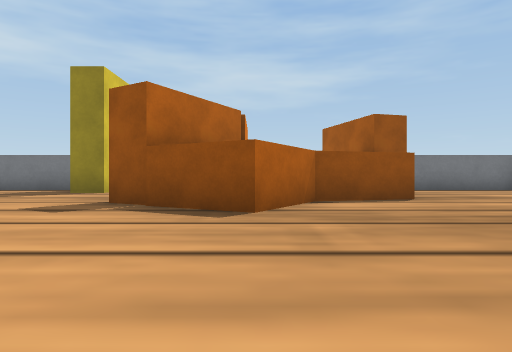
[1] (above)

19 first-person views from a walk through a Webots world. The camera is 0.04 m above the floor, looks level and sees 75° across. The floor is counted in squares, 0.1 m on a side. Each view is taken from the middle of a square. On the plan, view 1 faces up. The plan holds only what a view shows up to about 9 squares ahead; the rest is blank. Robots are left out. Webots' stock objects and surfaces are drawn as simple stand-ins.

[2]
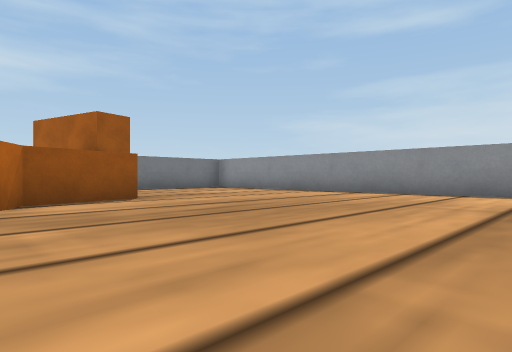

[3]
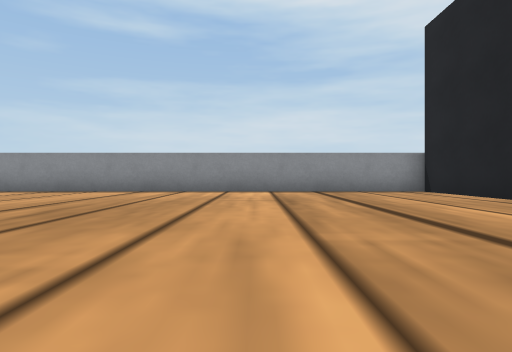

[4]
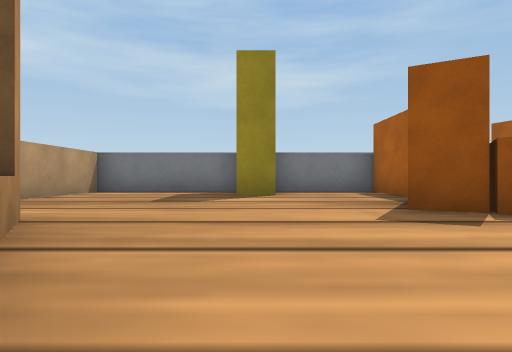

[5]
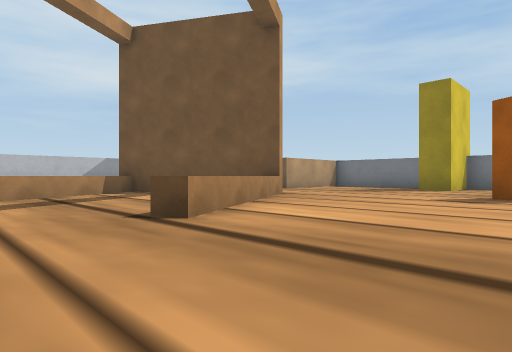

[6]
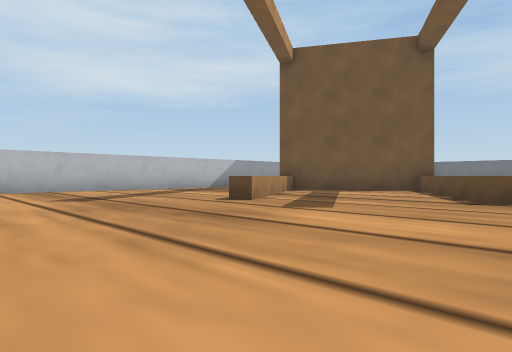

[7]
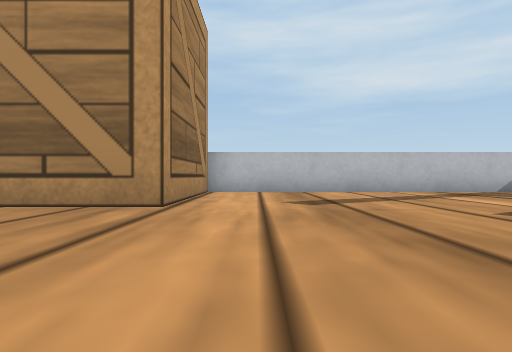

[8]
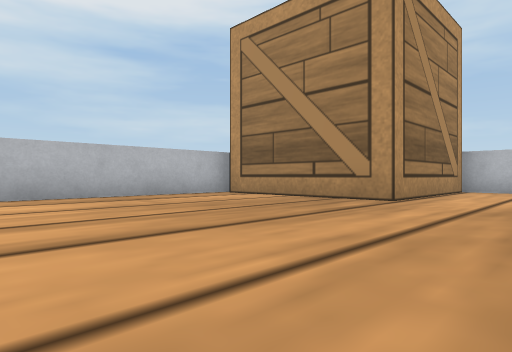

[9]
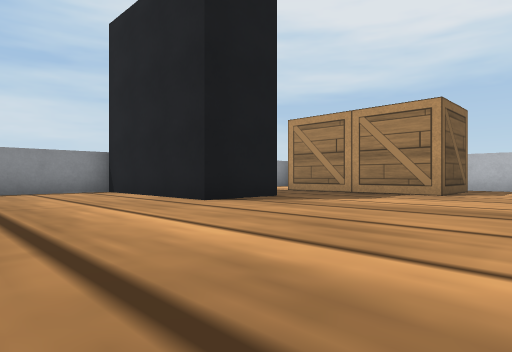

[10]
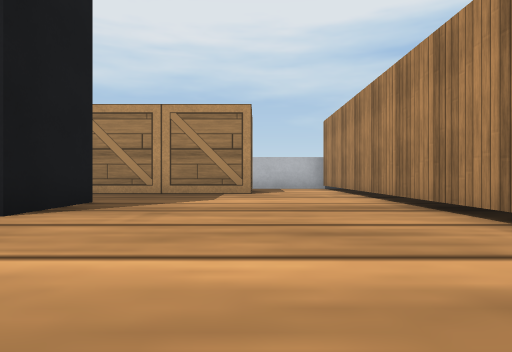

[11]
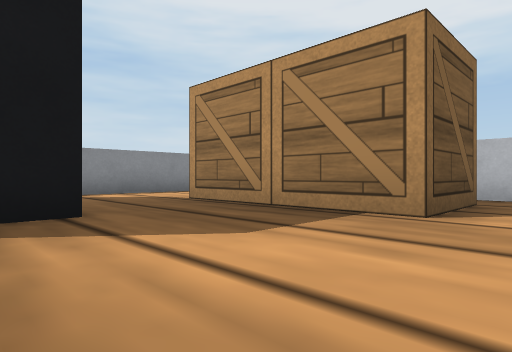

[12]
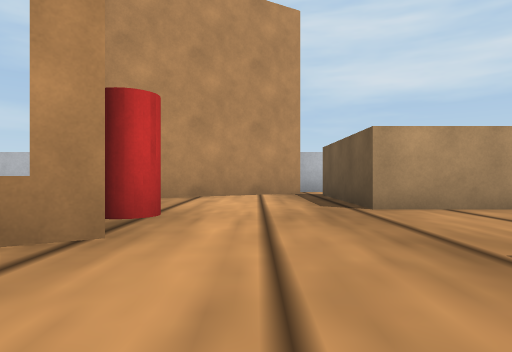

[13]
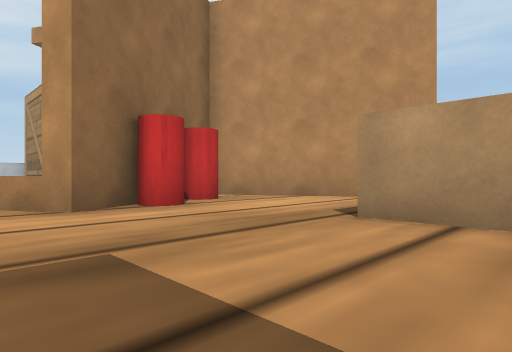

[14]
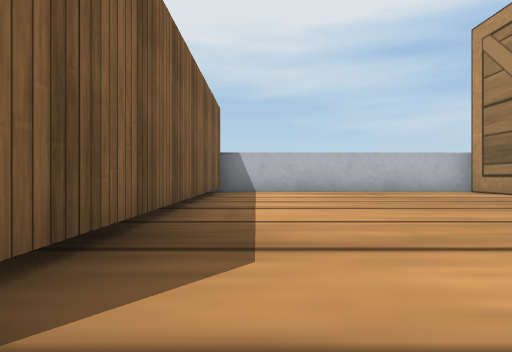

[15]
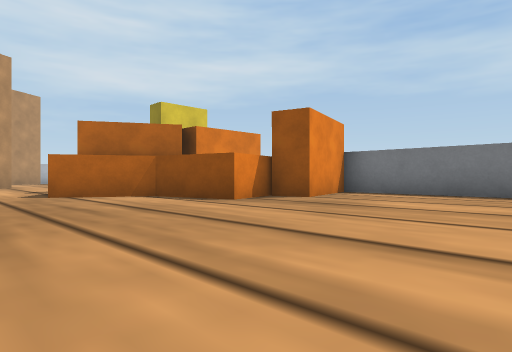

[16]
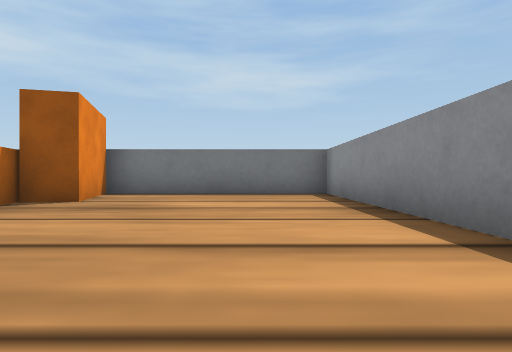

[17]
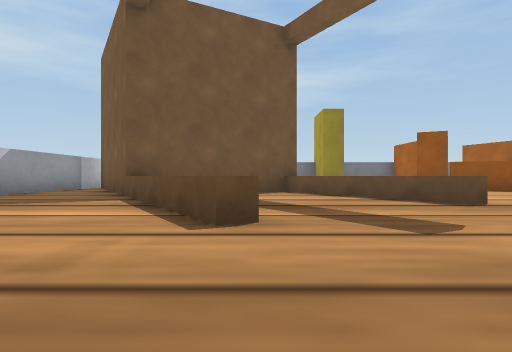

[18]
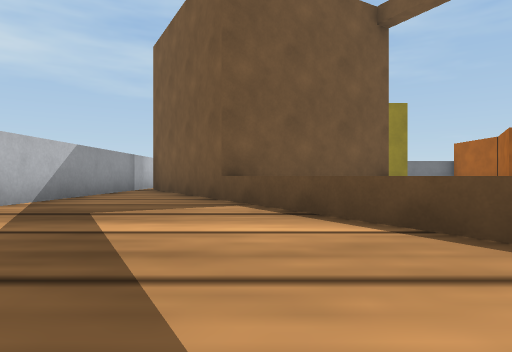

[19]
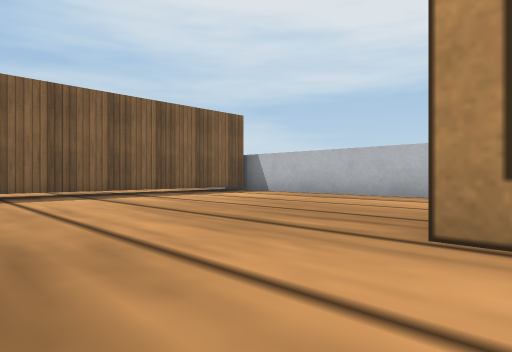

### Floor plan
Key: @ floor where view 1 was taken; # wall or solid block; . floor; B cereal box; I biscuit box; C computer; A cardboard box; H chair; W wooden box; R drink can.
Columns run from 13 left of view 1 to 8 right of it. Each row starts with its distance up from view 1.
 10      ####B###   ######
  9      A...B..II II....#
  8      A...B..II II....#
  7 # AAAA......II II....#
  6 #H..........I II.....#
  5 #HH........IIII......#
  4 #.H...RH....II.......#
  3 #.HHRRRH.............#
  2 #..HH..HH............#
  1 #...H...H............#
  0 #...HH...H...@.......#
 -1 #....H...............#
 -2 #....HH..............#
 -3 #..........##........#
 -4 #..........##....CCCC
 -5 #..........##....C
 -6 #WWWW......##........#
 -7     W......##........#
 -8     W......##.WWWWW..#
 -9     W......##.W     .#
-10     W......# ..
-11     ###########

Positions as (right, up) in squares from view 1, and headings:
1: (0, 0), facing up
2: (0, 0), facing up-right
3: (-1, 1), facing right
4: (-4, 1), facing up
5: (-1, -2), facing up-left
6: (-3, -6), facing up-left
7: (-4, -5), facing left
8: (-3, -4), facing down-left
9: (-1, 0), facing down-right
10: (1, 0), facing down
11: (0, -4), facing down-right
12: (-4, 5), facing left
13: (-5, 8), facing down-left
14: (-3, -2), facing down
15: (7, 2), facing up-left
16: (6, 2), facing up
17: (-7, -5), facing up
18: (-9, -4), facing up
19: (-9, -4), facing down-right
